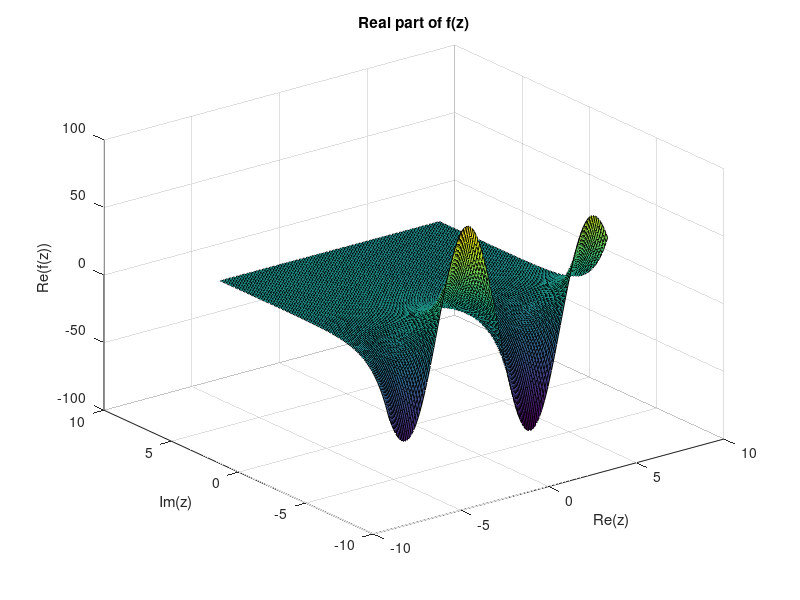
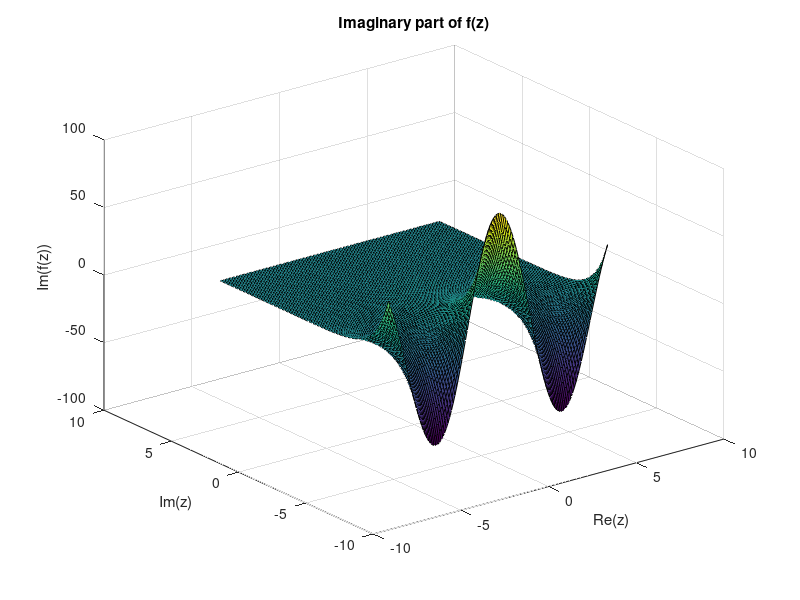
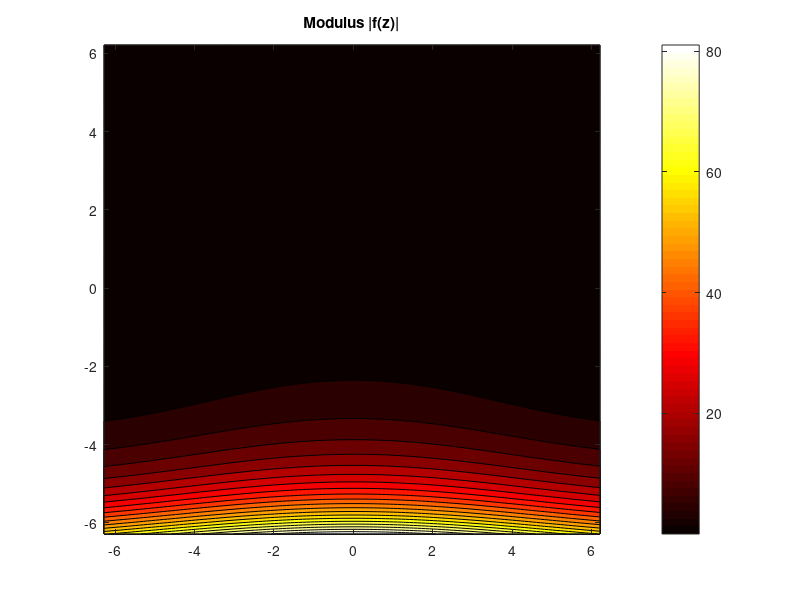
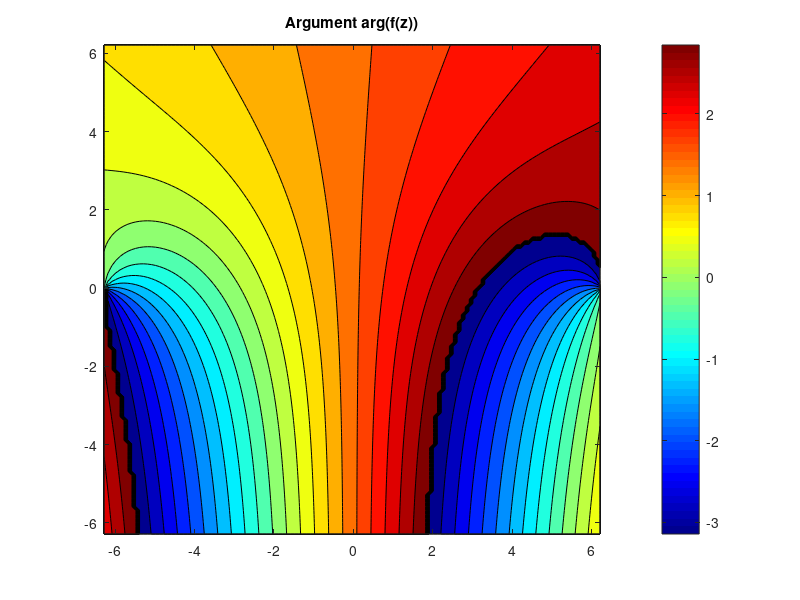

Write MATLAB code to recreate these figures, in order.
%% Task 1: Define Complex Function and Grid
reRange = -2*pi:0.1:2*pi;
imRange = -2*pi:0.1:2*pi;
[ReZ, ImZ] = meshgrid(reRange, imRange);
Z = ReZ + 1i*ImZ;

F = (exp(1i*Z) - 1) ./ Z;   % f(z) = (e^{iz}-1)/z
F(Z == 0) = 1;               % handle singularity at z=0 (limit = i, but keep finite for plotting; adjust if needed)

%% Task 2: Real and Imaginary Parts
figure;
surf(ReZ, ImZ, real(F));
title('Real part of f(z)');
xlabel('Re(z)'); ylabel('Im(z)'); zlabel('Re(f(z))');

figure;
surf(ReZ, ImZ, imag(F));
title('Imaginary part of f(z)');
xlabel('Re(z)'); ylabel('Im(z)'); zlabel('Im(f(z))');

%% Task 3: Modulus and Argument
figure;
contourf(ReZ, ImZ, abs(F), 20);
colormap(hot);
colorbar;
title('Modulus |f(z)|');

figure;
contourf(ReZ, ImZ, angle(F), 20);
colormap(jet);
colorbar;
title('Argument arg(f(z))');

%% Task 4: Customize Plots
figure;
surf(ReZ, ImZ, abs(F), 'EdgeColor', 'none');
colormap(cool);
colorbar;
title('Customized |f(z)| Surface');

%% Task 5: Animate as z varies along a path
figure;
theta = linspace(0, 2*pi, 200);
pathZ = 3 * exp(1i*theta);   % circular path of radius 3

reVals = real(pathZ);
imVals = imag(pathZ);

hold on;
axis([-4 4 -4 4]);
xlabel('Re(z)'); ylabel('Im(z)');
title('Animation: z traveling along a path');
h = plot(reVals(1), imVals(1), 'ro', 'MarkerSize', 8, 'MarkerFaceColor', 'r');

for i = 1:length(theta)
    set(h, 'XData', reVals(i), 'YData', imVals(i));
    drawnow;
    pause(0.02);
end
hold off;
